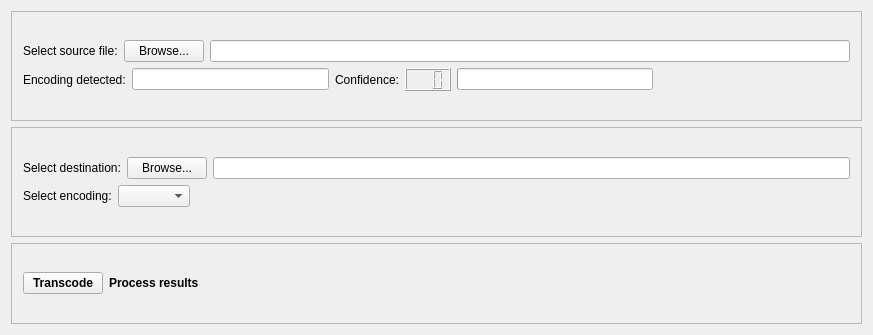
<?xml version="1.0" encoding="UTF-8"?>
<ui version="4.0">
 <class>FileEncoder</class>
 <widget class="QMainWindow" name="FileEncoder">
  <property name="geometry">
   <rect>
    <x>0</x>
    <y>0</y>
    <width>873</width>
    <height>335</height>
   </rect>
  </property>
  <property name="windowTitle">
   <string>FileEncoder</string>
  </property>
  <widget class="QWidget" name="centralWidget">
   <layout class="QVBoxLayout" name="verticalLayout">
    <item>
     <widget class="QFrame" name="frame">
      <property name="frameShape">
       <enum>QFrame::StyledPanel</enum>
      </property>
      <property name="frameShadow">
       <enum>QFrame::Raised</enum>
      </property>
      <layout class="QVBoxLayout" name="verticalLayout_3">
       <item>
        <spacer name="verticalSpacer">
         <property name="orientation">
          <enum>Qt::Vertical</enum>
         </property>
         <property name="sizeHint" stdset="0">
          <size>
           <width>20</width>
           <height>40</height>
          </size>
         </property>
        </spacer>
       </item>
       <item>
        <layout class="QHBoxLayout" name="horizontalLayout_3">
         <item>
          <widget class="QLabel" name="label">
           <property name="text">
            <string>Select source file:</string>
           </property>
          </widget>
         </item>
         <item>
          <widget class="QPushButton" name="source_btn">
           <property name="text">
            <string>Browse...</string>
           </property>
          </widget>
         </item>
         <item>
          <widget class="QLineEdit" name="source_lbl">
           <property name="readOnly">
            <bool>true</bool>
           </property>
          </widget>
         </item>
        </layout>
       </item>
       <item>
        <layout class="QHBoxLayout" name="horizontalLayout_4">
         <item>
          <widget class="QLabel" name="label_4">
           <property name="text">
            <string>Encoding detected:</string>
           </property>
          </widget>
         </item>
         <item>
          <widget class="QLineEdit" name="encoding_lbl">
           <property name="readOnly">
            <bool>true</bool>
           </property>
          </widget>
         </item>
         <item>
          <widget class="QLabel" name="label_3">
           <property name="text">
            <string>Confidence:</string>
           </property>
          </widget>
         </item>
         <item>
          <widget class="QLCDNumber" name="lcd">
           <property name="digitCount">
            <number>3</number>
           </property>
          </widget>
         </item>
         <item>
          <widget class="QProgressBar" name="progress">
           <property name="value">
            <number>0</number>
           </property>
           <property name="textVisible">
            <bool>false</bool>
           </property>
          </widget>
         </item>
         <item>
          <spacer name="horizontalSpacer_4">
           <property name="orientation">
            <enum>Qt::Horizontal</enum>
           </property>
           <property name="sizeHint" stdset="0">
            <size>
             <width>40</width>
             <height>20</height>
            </size>
           </property>
          </spacer>
         </item>
        </layout>
       </item>
       <item>
        <spacer name="verticalSpacer_2">
         <property name="orientation">
          <enum>Qt::Vertical</enum>
         </property>
         <property name="sizeHint" stdset="0">
          <size>
           <width>20</width>
           <height>40</height>
          </size>
         </property>
        </spacer>
       </item>
      </layout>
      <zorder>horizontalLayoutWidget_3</zorder>
      <zorder>horizontalSpacer_2</zorder>
      <zorder>horizontalLayoutWidget_4</zorder>
      <zorder>verticalSpacer</zorder>
      <zorder>verticalSpacer_2</zorder>
     </widget>
    </item>
    <item>
     <widget class="QFrame" name="frame_2">
      <property name="frameShape">
       <enum>QFrame::StyledPanel</enum>
      </property>
      <property name="frameShadow">
       <enum>QFrame::Raised</enum>
      </property>
      <layout class="QVBoxLayout" name="verticalLayout_2">
       <item>
        <spacer name="verticalSpacer_3">
         <property name="orientation">
          <enum>Qt::Vertical</enum>
         </property>
         <property name="sizeHint" stdset="0">
          <size>
           <width>20</width>
           <height>40</height>
          </size>
         </property>
        </spacer>
       </item>
       <item>
        <layout class="QHBoxLayout" name="horizontalLayout">
         <item>
          <widget class="QLabel" name="label_2">
           <property name="text">
            <string>Select destination:</string>
           </property>
          </widget>
         </item>
         <item>
          <widget class="QPushButton" name="destination_btn">
           <property name="text">
            <string>Browse...</string>
           </property>
          </widget>
         </item>
         <item>
          <widget class="QLineEdit" name="destination_lbl">
           <property name="readOnly">
            <bool>true</bool>
           </property>
          </widget>
         </item>
        </layout>
       </item>
       <item>
        <layout class="QHBoxLayout" name="horizontalLayout_2">
         <item>
          <widget class="QLabel" name="label_5">
           <property name="text">
            <string>Select encoding:</string>
           </property>
          </widget>
         </item>
         <item>
          <widget class="QComboBox" name="encoding_combo"/>
         </item>
         <item>
          <spacer name="horizontalSpacer_5">
           <property name="orientation">
            <enum>Qt::Horizontal</enum>
           </property>
           <property name="sizeHint" stdset="0">
            <size>
             <width>40</width>
             <height>20</height>
            </size>
           </property>
          </spacer>
         </item>
        </layout>
       </item>
       <item>
        <spacer name="verticalSpacer_4">
         <property name="orientation">
          <enum>Qt::Vertical</enum>
         </property>
         <property name="sizeHint" stdset="0">
          <size>
           <width>20</width>
           <height>40</height>
          </size>
         </property>
        </spacer>
       </item>
      </layout>
      <zorder>horizontalLayoutWidget</zorder>
      <zorder>horizontalSpacer_3</zorder>
      <zorder>horizontalLayoutWidget_2</zorder>
      <zorder>verticalSpacer_3</zorder>
      <zorder>verticalSpacer_4</zorder>
     </widget>
    </item>
    <item>
     <widget class="QFrame" name="frame_3">
      <property name="frameShape">
       <enum>QFrame::StyledPanel</enum>
      </property>
      <property name="frameShadow">
       <enum>QFrame::Raised</enum>
      </property>
      <layout class="QVBoxLayout" name="verticalLayout_4">
       <item>
        <spacer name="verticalSpacer_5">
         <property name="orientation">
          <enum>Qt::Vertical</enum>
         </property>
         <property name="sizeHint" stdset="0">
          <size>
           <width>20</width>
           <height>40</height>
          </size>
         </property>
        </spacer>
       </item>
       <item>
        <layout class="QHBoxLayout" name="horizontalLayout_5">
         <item>
          <widget class="QPushButton" name="transcode_btn">
           <property name="font">
            <font>
             <weight>75</weight>
             <bold>true</bold>
            </font>
           </property>
           <property name="text">
            <string>Transcode</string>
           </property>
          </widget>
         </item>
         <item>
          <widget class="QLabel" name="results_lbl">
           <property name="font">
            <font>
             <weight>75</weight>
             <bold>true</bold>
            </font>
           </property>
           <property name="text">
            <string>Process results</string>
           </property>
          </widget>
         </item>
         <item>
          <spacer name="horizontalSpacer">
           <property name="orientation">
            <enum>Qt::Horizontal</enum>
           </property>
           <property name="sizeHint" stdset="0">
            <size>
             <width>40</width>
             <height>20</height>
            </size>
           </property>
          </spacer>
         </item>
        </layout>
       </item>
       <item>
        <spacer name="verticalSpacer_6">
         <property name="orientation">
          <enum>Qt::Vertical</enum>
         </property>
         <property name="sizeHint" stdset="0">
          <size>
           <width>20</width>
           <height>40</height>
          </size>
         </property>
        </spacer>
       </item>
      </layout>
     </widget>
    </item>
   </layout>
  </widget>
 </widget>
 <layoutdefault spacing="6" margin="11"/>
 <resources/>
 <connections/>
</ui>
